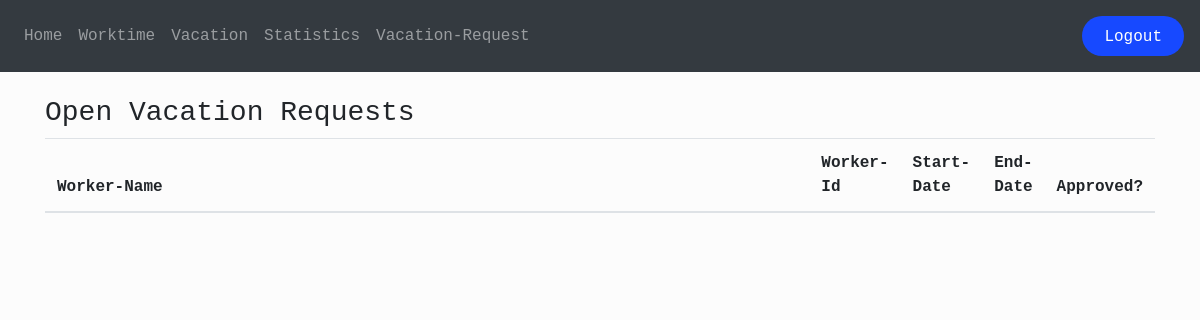
Page /vacation_requests (signed in) on the earlier database version.
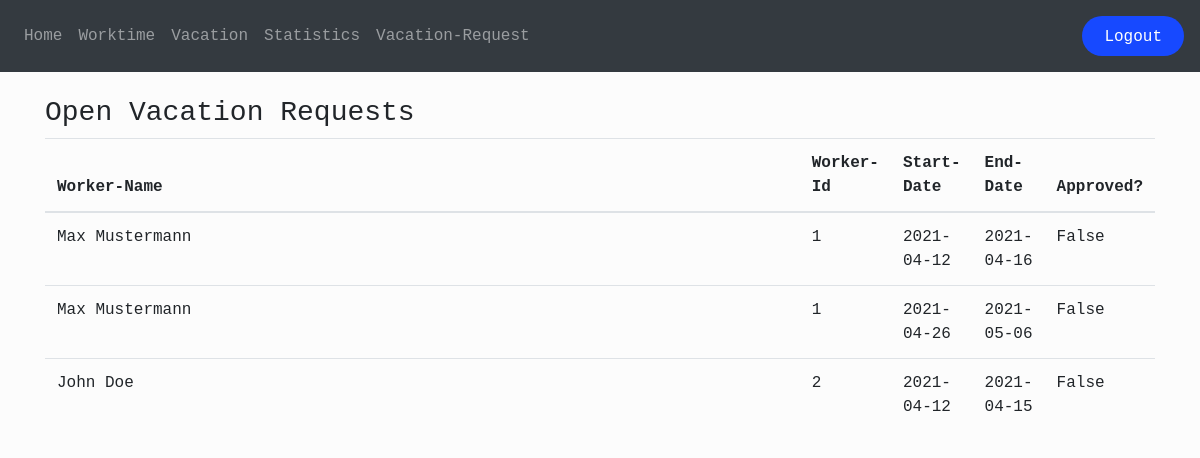
Same page on the later database version.
### app/models.py (models this page shows, shortened)
class User(db.Model, UserMixin):
    id = db.Column(db.Integer, primary_key=True)
    email = db.Column(db.String(150), unique=True)
    password = db.Column(db.String(150))
    full_name = db.Column(db.String(150))
    target_hours = db.Column(db.Integer, default=160)
    worked_hours = db.Column(db.Integer, default=0)
    flex_time = db.Column(db.Integer, default=0)
    vacation_days = db.Column(db.Integer, default=30)
    vacation_days_taken = db.Column(db.Integer, default=0)
    roles_id = db.Column(db.Integer, db.ForeignKey('role.id'))
    vacation_requests = db.relationship('Vacation', backref='user')
    illness = db.relationship('Illness', backref='user')

class Vacation(db.Model):
    id = db.Column(db.Integer, primary_key=True)
    start_date = db.Column(db.Date)
    end_date = db.Column(db.Date)
    user_id = db.Column(db.Integer, db.ForeignKey('user.id'))
    approved = db.Column(db.Boolean, default=False)

### app/views.py (the view)
@views.route('/vacation_requests')
@login_required
def vacation_requests():
    requests = Vacation.query.all()
    users = User.query.all()
    return render_template('vacation_requests.html', requests=requests, user=current_user,  users=users, User=User)

### app/__init__.py (called while the page is built)
def create_app():
    app = Flask(__name__)
    app.config['SECRET_KEY'] = '9QxEIB84nNKgxjz9ahPjM2HRtwrERAli4PGtjRjV'
    app.config['SQLALCHEMY_DATABASE_URI'] = f'sqlite:///{DB_NAME}'
    app.config['SQLALCHEMY_TRACK_MODIFICATIONS'] = False
    db.init_app(app)
    from .auth import auth
    from .views import views
    app.register_blueprint(auth)
    app.register_blueprint(views)
    from .models import User
    create_database(app=app)
    login_manager = LoginManager()
    login_manager.login_view = 'auth.login'
    login_manager.init_app(app)
    @login_manager.user_loader
    def load_user(id):
        return User.query.get(int(id))
    return app

### app/templates/vacation_requests.html (shortened to what this page needs)
{% extends 'base.html' %}
{% block page_header %}
<h3>Open Vacation Requests</h3>
{% endblock page_header %}
{% block content %}
<div class="container">
    <table class="table">
        <thead>
            <tr>
                <th class="col">Worker-Name</th>
                <th class="col">Worker-Id</th>
                <th class="col">Start-Date</th>
                <th class="col">End-Date</th>
                <th class="col">Approved?</th>
            </tr>
        </thead>
        <tbody>
            {% for request in requests %}
            <tr>
                <td>{{User.query.filter_by(id=request.user_id).first().full_name}}</td>
                <td>{{User.query.filter_by(id=request.user_id).first().id}}</td>
                <td>{{request.start_date}}</td>
                <td>{{request.end_date}}</td>
                <td>{{request.approved}}</td>
            </tr>
            {% endfor %}
        </tbody>
    </table>
</div>
{% endblock content %}

Differences in the rows shown:
added Vacation: query.filter_by "1", start_date "2021-04-12", end_date "2021-04-16", approved "False"
now on this page (row unchanged): User: query.filter_by "Max Mustermann"
added Vacation: query.filter_by "1", start_date "2021-04-26", end_date "2021-05-06", approved "False"
added Vacation: query.filter_by "2", start_date "2021-04-12", end_date "2021-04-15", approved "False"
now on this page (row unchanged): User: query.filter_by "John Doe"
